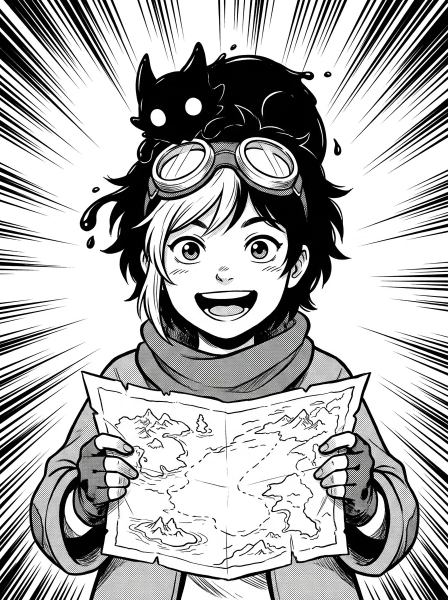
#> input picture site/art-source/suzu-portrait.webp, 896 x 1200 px (shown at 1/2 size); its folder holds 3 pictures in this run
$ python art-images.py
#> lines starting #> are read from the running program, lines starting #| are printed output that depends on the picture
"""Builds the showcase art from the five source images in site/art-source/.

Run by hand when a source or a crop changes:  python3 scripts/art-images.py
Writes site/public/art/<name>-<width>.webp (several widths each, never wider than the source)
and site/src/mapless-art.json (sizes, for width/height and srcset). The images are already inked:
they are only cropped and resized, never toned.
"""

import json
import os

from PIL import Image

ROOT = os.path.dirname(os.path.dirname(os.path.abspath(__file__)))
SRC = os.path.join(ROOT, "site", "art-source")
OUT = os.path.join(ROOT, "site", "public", "art")
MANIFEST = os.path.join(ROOT, "site", "src", "mapless-art.json")
WIDTHS = (240, 480, 960)
QUALITY = 78

# name: (source, (left, top, right, bottom) in source pixels, or None for the whole image)
IMAGES = {
    # the five sources, whole
    "suzu-portrait": ("suzu-portrait", None),
    "cover-1": ("cover-1", None),
    "cover-2": ("cover-2", None),
    "page-1-bridge": ("page-1-bridge", None),
    "page-2-lighthouse": ("page-2-lighthouse", None),
    # crops from the lighthouse page
    "lighthouse-night": ("page-2-lighthouse", (290, 20, 770, 372)),
    "suzu-drawing": ("page-2-lighthouse", (52, 398, 376, 795)),
    "kuro-sleeping": ("page-2-lighthouse", (392, 440, 605, 790)),
    "suzu-profile": ("page-2-lighthouse", (190, 850, 500, 1160)),
    "cover-3-teaser": ("page-2-lighthouse", (585, 812, 864, 1216)),
    # crops from the bridge page
    "bridge-far": ("page-1-bridge", (0, 40, 864, 372)),
    "spear-clash": ("page-1-bridge", (250, 765, 621, 1140)),
    "ink-drop": ("page-1-bridge", (640, 993, 808, 1161)),
    "suzu-shock": ("page-1-bridge", (540, 405, 700, 565)),
    "eraser-panel": ("page-1-bridge", (58, 402, 420, 725)),
    # crops from the portrait and the covers
    "map": ("suzu-portrait", (150, 740, 750, 1150)),
    "suzu-face": ("suzu-portrait", (240, 320, 660, 740)),
    "suzu-full": ("cover-1", (400, 300, 848, 960)),
    "kuro": ("cover-1", (370, 395, 520, 545)),
    "eraser-full": ("cover-2", (220, 300, 640, 1060)),
    "eraser-helmet": ("cover-2", (320, 300, 550, 530)),
}


def main():
    os.makedirs(OUT, exist_ok=True)
    for f in os.listdir(OUT):
        if f.endswith(".webp"):
            os.remove(os.path.join(OUT, f))
    manifest = {}
    for name, (source, box) in IMAGES.items():
        im = Image.open(os.path.join(SRC, source + ".webp")).convert("RGB")
#> im is the input picture: PIL image 896x1200 RGB; mean R, G, B 177.1, 177.1, 177
        if box:
            im = im.crop(box)
        w, h = im.size
#> w = 896; h = 1200
        widths = sorted({min(x, w) for x in WIDTHS})
#> widths = [240, 480, 896]
        for x in widths:
            y = round(h * x / w)
            im.resize((x, y), Image.LANCZOS).save(os.path.join(OUT, f"{name}-{x}.webp"), "WEBP", quality=QUALITY, method=6)
#> this loop made 3 passes
#> pass 1, in main, `im.resize((x, y), Image.LANCZOS).save(os.path.join(OUT, f"{name}-{x}.w..`:
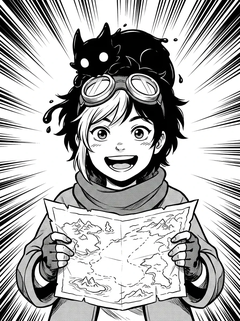
#> saved as suzu-portrait-240.webp: PIL image 240x321 RGB; mean R, G, B 176, 176.1, 176
#> pass 2, in main, `im.resize((x, y), Image.LANCZOS).save(os.path.join(OUT, f"{name}-{x}.w..`:
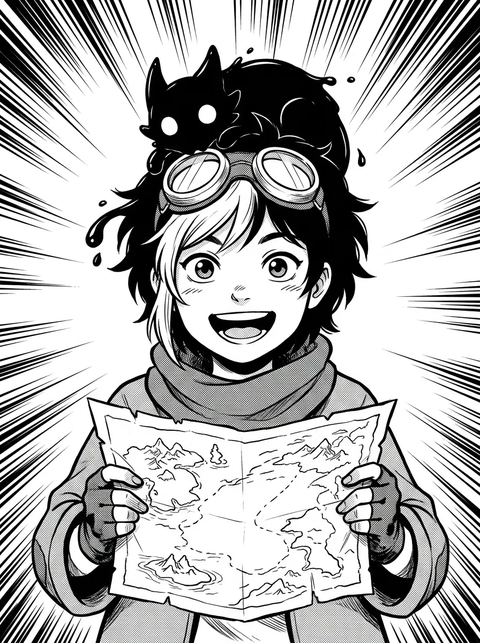
#> saved as suzu-portrait-480.webp: PIL image 480x643 RGB; mean R, G, B 176.7, 176.7, 176.6
        manifest[name] = {"width": w, "height": h, "widths": widths}
    with open(MANIFEST, "w") as f:
        json.dump(manifest, f, indent=2)
        f.write("\n")
    total = sum(os.path.getsize(os.path.join(OUT, f)) for f in os.listdir(OUT))
    print(f"{len(manifest)} images, {len(os.listdir(OUT))} files, {total // 1024} KB")


if __name__ == "__main__":
#> (the run stopped early here; a loop or call above may not have finished)
